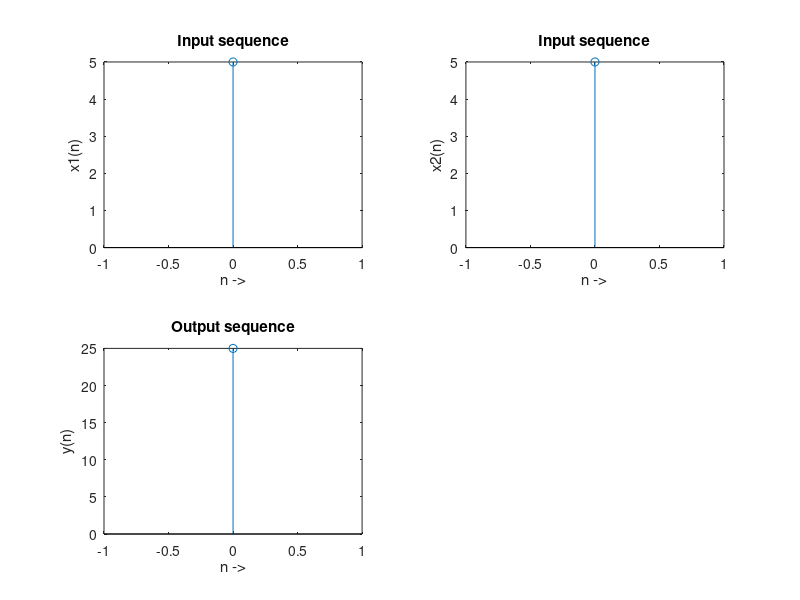

Recreate this plot in MATLAB.
clc; close all; clear all;
x1=input('Enter the first sequence :');
x2=input('Enter the second sequence: ');
N1=length(x1); N2=length(x2); N=max(N1,N2);
y=cconv(x1,x2,N);
n1=0:N1-1
subplot(2,2,1); stem(n1,x1); title('Input sequence'); xlabel('n ->'); ylabel('x1(n)')
n2=0:N2-1
subplot(2,2,2); stem(n2,x2); title('Input sequence'); xlabel('n ->'); ylabel('x2(n)')
n=0:N-1
subplot(2,2,3); stem(n,y); title('Output sequence'); xlabel('n ->'); ylabel('y(n)')
x1=[x1 zeros(1, N-N1)]; x2=[x2 zeros(1, N-N2)]; y1= zeros(1,N);
for n=1:N
for m= 1 : N
j=mod(n-m , N)
j=j+1
y1(n)=y1(n)+x1(m)*x2(j)
end
end
disp(y1)
